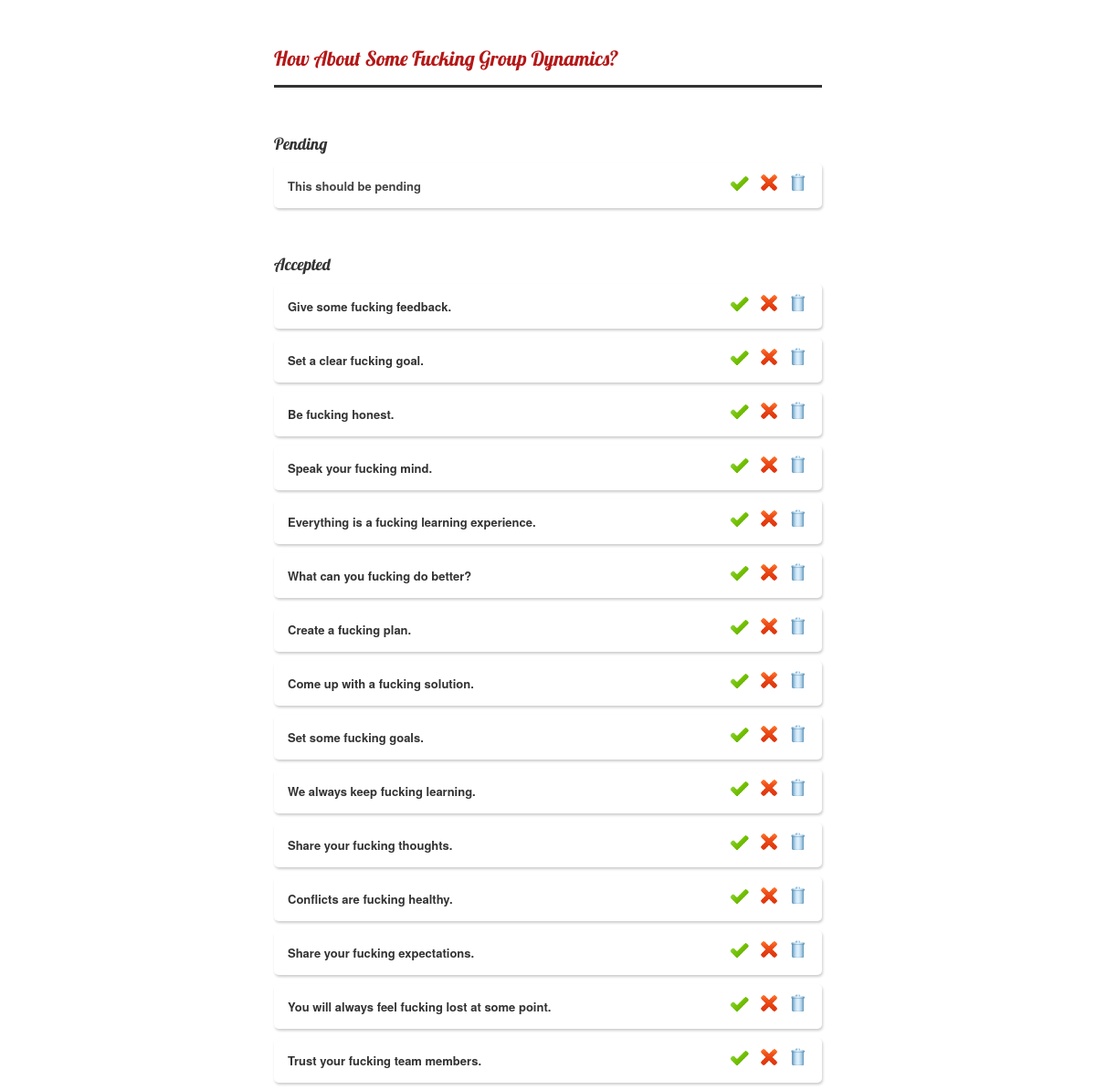
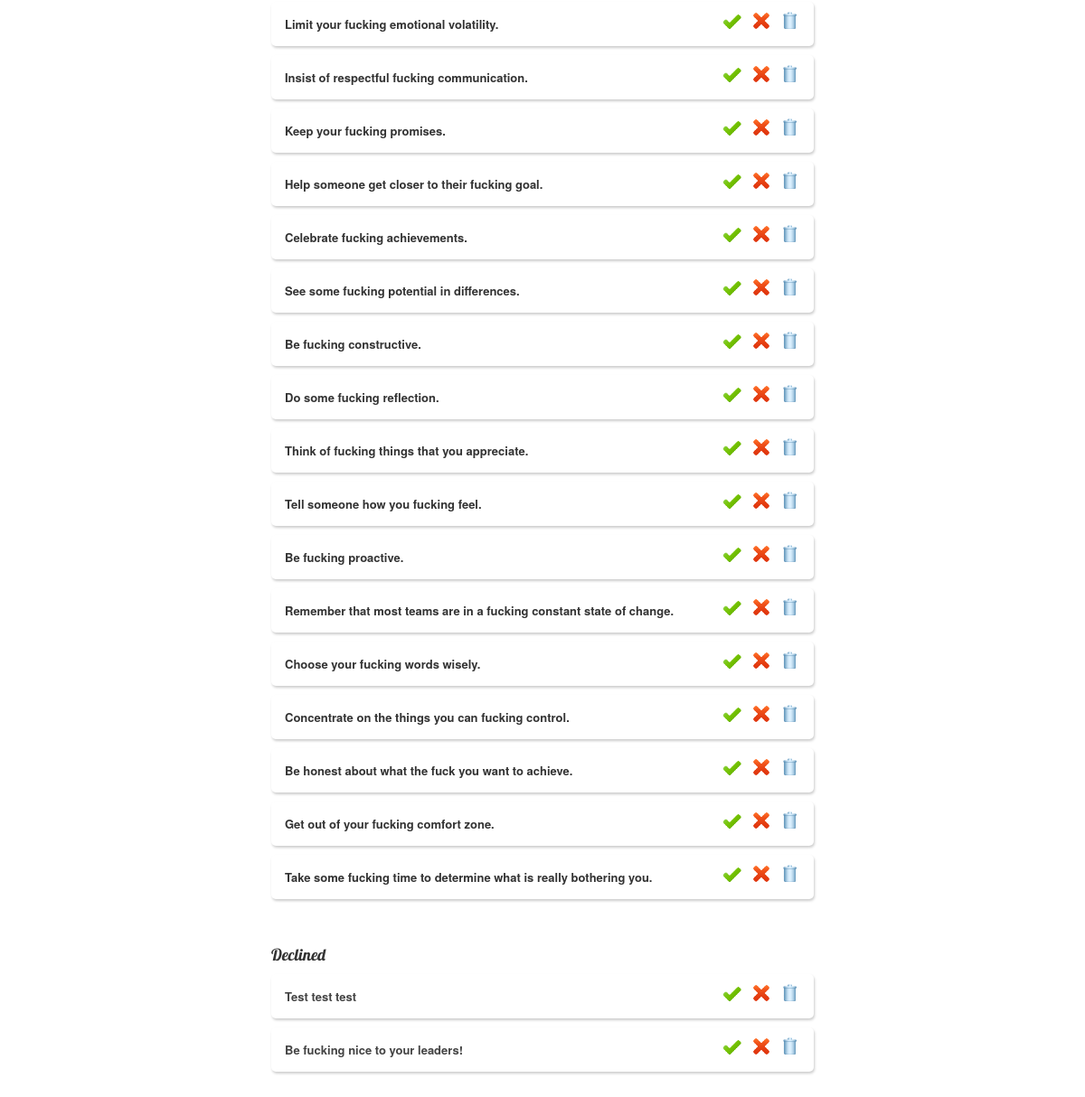
The app's page /admin/index.php with its own data (2 pictures, top to bottom).
### tables this page shows
CREATE TABLE `fgd` (
  `aID` int(11) NOT NULL auto_increment,
  `aText` text NOT NULL,
  `aURL` varchar(10) NOT NULL,
  `aAccepted` int(4) NOT NULL default '0',
  PRIMARY KEY  (`aID`)
);

### admin/index.php (the view, shortened to what this page needs)
<!DOCTYPE html>
<html lang="en">
<head>
	<link rel="stylesheet" media="screen" type="text/css" href="main.css" />
</head>
<body>
	<div id="main">
		<h1>How About Some Fucking Group Dynamics?</h1>
		<hr />
		<h2>Pending</h2>
		<?php
			$res = mysql_query("SELECT * FROM fgd WHERE aAccepted = 0 ORDER BY aID");
			while($row = mysql_fetch_array($res)){
		?>
				<div class="post" id="p-<?=$row['aID']?>">
					<strong><?=$row['aText']?></strong>
					<div class="ui">
						<img src="trash_box.png" alt="" width="22" class="trash" title="Remove forever" />
						<img src="delete_2.png" alt="" width="22" class="delete" title="Move to declined" />
						<img src="check-64.png" alt="" width="22" class="check" title="Accept" />
					</div>
				</div>
		<?php
			}
		?>
		<h2>Accepted</h2>
		<div class="accepted">
			<?php
				$res = mysql_query("SELECT * FROM fgd WHERE aAccepted = 1 ORDER BY aID");
				while($row = mysql_fetch_array($res)){
			?>
					<div class="post" id="p-<?=$row['aID']?>">
						<strong><a href="../#/<?=$row['aURL']?>" target="_blank"><?=$row['aText']?></a></strong>
						<div class="ui">
							<img src="trash_box.png" alt="" width="22" class="trash" title="Remove forever" />
							<img src="delete_2.png" alt="" width="22" class="delete" title="Move to declined" />
							<img src="check-64.png" alt="" width="22" class="check" title="Accept" />
						</div>
					</div>
			<?php
				}
			?>
		</div>
		<h2>Declined</h2>
		<div class="declined">
		<?php
			$res = mysql_query("SELECT * FROM fgd WHERE aAccepted = 2 ORDER BY aID");
			while($row = mysql_fetch_array($res)){
		?>
				<div class="post" id="p-<?=$row['aID']?>">
					<strong><?=$row['aText']?></strong>
					<div class="ui">
						<img src="trash_box.png" alt="" width="22" class="trash" title="Remove forever" />
						<img src="delete_2.png" alt="" width="22" class="delete" title="Move to declined" />
						<img src="check-64.png" alt="" width="22" class="check" title="Accept" />
					</div>
				</div>
		<?php
			}
		?>
		</div>
	</div>
</body>
</html>

### admin/main.css (style rules this page uses)
body, div, dl, dt, dd, li, pre, form, fieldset, input, textarea, p, blockquote, th, td, button { margin: 0; padding: 0; }
h1, h2, h3, h4, h5, h6 { margin: 0; padding: 0; font-size: 100%; font-weight: normal; }
address, caption, cite, code, dfn, em, strong, var { font-style: normal; }
acronym, abbr, fieldset, img { border: 0; }
body { background-image: url(http://alarmify.se/tn/wp-content/themes/theonina/img/bg_pattern.png); font-family: 'Helvetica Neue', 'Helvetica', Arial, sans-serif; font-size: 13px; color:#444; }
a { color:#333; text-decoration: none; }
#main { width:600px; margin:50px auto; }
h1 { font-size: 22px; font-family: 'Lobster'; color:#b51717; }
hr { width:100%; height: 3px; background-color: #333; -webkit-box-shadow: 1px 1px 1px #FFF; border:none; margin:15px 0px; }
h2 { font-size: 18px; font-family: 'Lobster'; color:#333; margin-top: 50px; }
.post { width:570px; padding: 15px; background-color: #FFF; -webkit-box-shadow: 1px 2px 3px rgba(0,0,0,.2); -webkit-border-radius: 5px; margin:10px 0px; position: relative; }
.ui { width:100px; height: 46px; position: absolute; top:0px; right:10px; }
.ui img { float: right; margin: 10px 5px; cursor: pointer; }

### records on screen
fgd: aText "This should be pending"
fgd: aText "Give some fucking feedback."
fgd: aText "Set a clear fucking goal."
fgd: aText "Be fucking honest."
fgd: aText "Speak your fucking mind."
fgd: aText "Everything is a fucking learning experience."
fgd: aText "What can you fucking do better?"
fgd: aText "Create a fucking plan."
fgd: aText "Come up with a fucking solution."
fgd: aText "Set some fucking goals."
fgd: aText "We always keep fucking learning."
fgd: aText "Share your fucking thoughts."
fgd: aText "Conflicts are fucking healthy."
fgd: aText "Share your fucking expectations."
fgd: aText "You will always feel fucking lost at some point."
fgd: aText "Trust your fucking team members."
fgd: aText "Limit your fucking emotional volatility."
fgd: aText "Insist of respectful fucking communication."
fgd: aText "Keep your fucking promises."
fgd: aText "Help someone get closer to their fucking goal."
fgd: aText "Celebrate fucking achievements."
fgd: aText "See some fucking potential in differences."
fgd: aText "Be fucking constructive."
fgd: aText "Do some fucking reflection."
fgd: aText "Think of fucking things that you appreciate."
fgd: aText "Tell someone how you fucking feel."
fgd: aText "Be fucking proactive."
fgd: aText "Remember that most teams are in a fucking constant state of change."
fgd: aText "Choose your fucking words wisely."
fgd: aText "Concentrate on the things you can fucking control."
fgd: aText "Be honest about what the fuck you want to achieve."
fgd: aText "Get out of your fucking comfort zone."
fgd: aText "Take some fucking time to determine what is really bothering you."
fgd: aText "Test test test"
fgd: aText "Be fucking nice to your leaders!"
